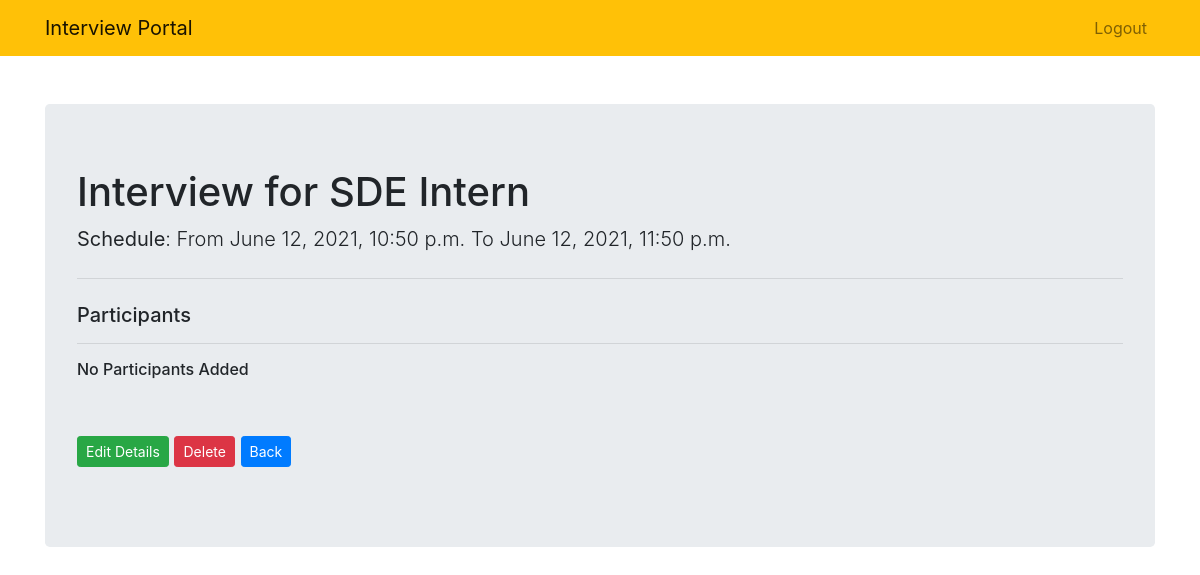
/interview_detail/53 (signed in), run on the app's committed database.
### Interviews/models.py (models this page shows)
class Interview(models.Model):
    title = models.CharField(max_length = 40)
    date = models.DateField()
    start_time = models.DateTimeField()
    end_time = models.DateTimeField(blank=True, null=True)
    candidates_count = models.IntegerField(default = 0)
    result = models.CharField( max_length=3, choices=(
        ('S', 'Selected'),
        ('R', 'Rejected'),
        ('J', 'Joined'),
        ('DNJ', 'Did Not Join'),
        ('TBD', 'Pending'),), default='TBD' )

### Interviews/views.py (the view)
# urls.py: path('interview_detail/<int:i_id>', views.interview_detail, name = 'interview_detail'),
@login_required
def interview_detail(request, i_id):
    interview = Interview.objects.filter(id = i_id)[0]
    iparticipants = InterviewParticipants.objects.filter(interview = interview)[0]
    return render(request, 'interviews/interview_detail.html', {'interview': interview, 'participants': iparticipants})

### Interviews/templates/interviews/interview_detail.html
{% extends "interviews/base.html" %}
{% block content %}
<br>
<br>
<div class="jumbotron">
    <h1 class="display-5">Interview for {{interview.title}}</h1>
    <p class="lead"><b>Schedule</b>: From {{interview.start_time}} To {{interview.end_time}}</p>
    <hr class="my-4">
    <h5>Participants</h5>
    <hr>
    <div class="container-fluid p-0">
        <div class="row">
          <div class="col-sm">
          {% if participants.candidate_one or participants.candidate_two%}
            {% if participants.candidate_one %}
                <h6>Participant One</h6>
                <h6><b>Name:</b> {{participants.candidate_one.name}} </h6>
                <h6><b>Phone Number:</b> {{participants.candidate_one.phone_number}} </h6>
                <h6><b>College:</b> {{participants.candidate_one.college}} </h6>
                <h6><b>Gender:</b> {{participants.candidate_one.gender}} </h6>
                {% if participants.candidate_one.email %}
                  <br>
                  <center><a class="btn btn-dark btn-sm" href="{% url 'send_email' participants.candidate_one.id  interview.id %}" role="button">Send Email To {{participants.candidate_one.name}}</a></center>
                {% endif %}
            {% endif %}
          </div>
          <div class="col-sm">
            {% if participants.candidate_two %}
                <h6>Participant Two</h6>
                <h6><b>Name:</b> {{participants.candidate_two.name}} </h6>
                <h6><b>Phone Number:</b> {{participants.candidate_two.phone_number}} </h6>
                <h6><b>College:</b> {{participants.candidate_two.college}} </h6>
                <h6><b>Gender:</b> {{participants.candidate_two.gender}} </h6>
                {% if participants.candidate_two.email %}
                  <br>
                  <center><a class="btn btn-dark btn-sm" href="{% url 'send_email' participants.candidate_two.id  interview.id %}" role="button">Send Email To {{participants.candidate_two.name}}</a></center>
                {% endif %}
            {% endif %}
          {% else %}
            <h6>No Participants Added</h6>
          {% endif %}
          </div>
        </div>
      </div>
    <br><br>
    <p class="lead">
      <a class="btn btn-success btn-sm" href="{% url 'edit_interview' interview.id %}" role="button">Edit Details</a>
      <a class="btn btn-danger btn-sm" href="{% url 'delete_interview' interview.id %}" role="button">Delete</a>
      <a class="btn btn-primary btn-sm" href="{% url 'get_interviews' %}" role="button">Back</a>
    </p>
  </div>
{% endblock %}

### data on the page
Interview: title "SDE Intern", start_time "June 12, 2021, 10:50 p.m.", end_time "June 12, 2021, 11:50 p.m."
